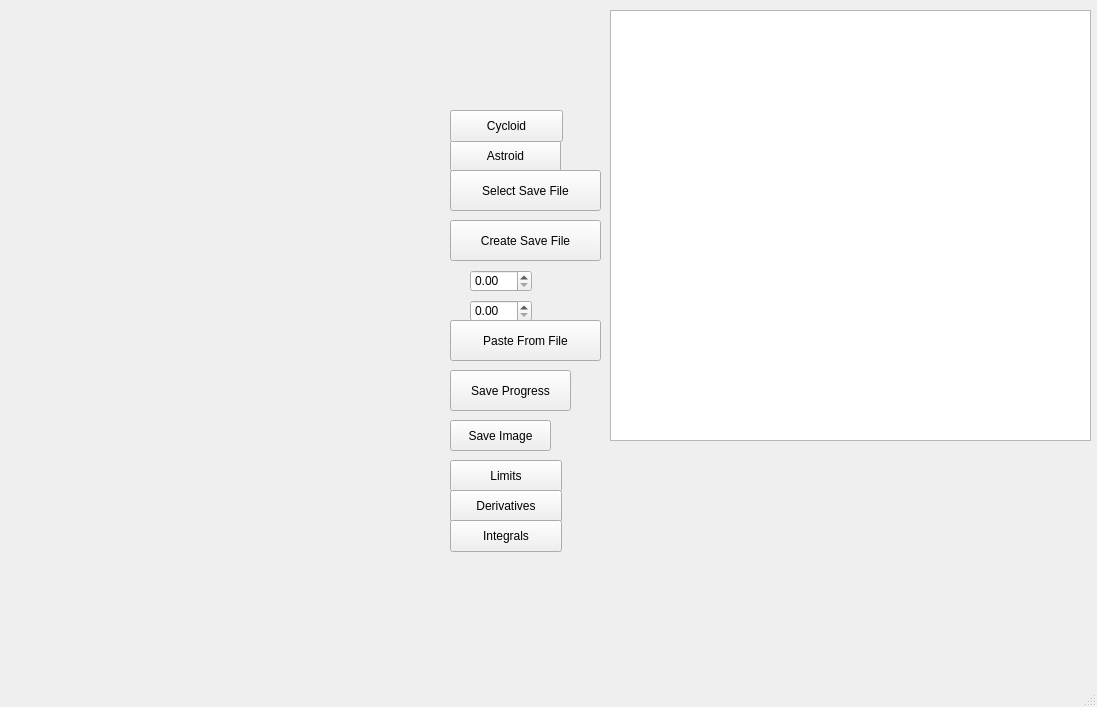
<?xml version="1.0" encoding="UTF-8"?>
<ui version="4.0">
 <class>MainWindow</class>
 <widget class="QMainWindow" name="MainWindow">
  <property name="geometry">
   <rect>
    <x>0</x>
    <y>0</y>
    <width>1097</width>
    <height>707</height>
   </rect>
  </property>
  <property name="windowTitle">
   <string>MainWindow</string>
  </property>
  <widget class="QWidget" name="centralwidget">
   <widget class="ShapeArea" name="Shapearea" native="true">
    <property name="geometry">
     <rect>
      <x>0</x>
      <y>0</y>
      <width>451</width>
      <height>651</height>
     </rect>
    </property>
   </widget>
   <widget class="QPushButton" name="astroid_Button">
    <property name="geometry">
     <rect>
      <x>450</x>
      <y>140</y>
      <width>111</width>
      <height>32</height>
     </rect>
    </property>
    <property name="text">
     <string>Astroid</string>
    </property>
   </widget>
   <widget class="QWidget" name="NoteArea" native="true">
    <property name="geometry">
     <rect>
      <x>580</x>
      <y>0</y>
      <width>511</width>
      <height>451</height>
     </rect>
    </property>
    <widget class="QTextEdit" name="textEdit">
     <property name="geometry">
      <rect>
       <x>30</x>
       <y>10</y>
       <width>481</width>
       <height>431</height>
      </rect>
     </property>
    </widget>
   </widget>
   <widget class="QPushButton" name="CycloidButton">
    <property name="geometry">
     <rect>
      <x>450</x>
      <y>110</y>
      <width>113</width>
      <height>32</height>
     </rect>
    </property>
    <property name="text">
     <string>Cycloid</string>
    </property>
   </widget>
   <widget class="QDoubleSpinBox" name="spin_interval">
    <property name="geometry">
     <rect>
      <x>470</x>
      <y>300</y>
      <width>62</width>
      <height>22</height>
     </rect>
    </property>
   </widget>
   <widget class="QDoubleSpinBox" name="scale_interval">
    <property name="geometry">
     <rect>
      <x>470</x>
      <y>270</y>
      <width>62</width>
      <height>22</height>
     </rect>
    </property>
   </widget>
   <widget class="QWidget" name="widget" native="true">
    <property name="geometry">
     <rect>
      <x>740</x>
      <y>420</y>
      <width>341</width>
      <height>231</height>
     </rect>
    </property>
   </widget>
   <widget class="QPushButton" name="selectSaveFileButton">
    <property name="geometry">
     <rect>
      <x>450</x>
      <y>170</y>
      <width>151</width>
      <height>41</height>
     </rect>
    </property>
    <property name="text">
     <string>Select Save File</string>
    </property>
   </widget>
   <widget class="QPushButton" name="createSaveFileButton">
    <property name="geometry">
     <rect>
      <x>450</x>
      <y>220</y>
      <width>151</width>
      <height>41</height>
     </rect>
    </property>
    <property name="text">
     <string>Create Save File</string>
    </property>
   </widget>
   <widget class="QPushButton" name="pasteFromFile">
    <property name="geometry">
     <rect>
      <x>450</x>
      <y>320</y>
      <width>151</width>
      <height>41</height>
     </rect>
    </property>
    <property name="text">
     <string>Paste From File</string>
    </property>
   </widget>
   <widget class="QPushButton" name="saveProgress">
    <property name="geometry">
     <rect>
      <x>450</x>
      <y>370</y>
      <width>121</width>
      <height>41</height>
     </rect>
    </property>
    <property name="text">
     <string>Save Progress</string>
    </property>
   </widget>
   <widget class="QPushButton" name="saveImage">
    <property name="geometry">
     <rect>
      <x>450</x>
      <y>420</y>
      <width>101</width>
      <height>31</height>
     </rect>
    </property>
    <property name="text">
     <string>Save Image</string>
    </property>
   </widget>
   <widget class="QPushButton" name="limitsButton">
    <property name="geometry">
     <rect>
      <x>450</x>
      <y>460</y>
      <width>112</width>
      <height>32</height>
     </rect>
    </property>
    <property name="text">
     <string>Limits</string>
    </property>
   </widget>
   <widget class="QPushButton" name="derivativesButton">
    <property name="geometry">
     <rect>
      <x>450</x>
      <y>490</y>
      <width>112</width>
      <height>32</height>
     </rect>
    </property>
    <property name="text">
     <string>Derivatives</string>
    </property>
   </widget>
   <widget class="QPushButton" name="integralsButton">
    <property name="geometry">
     <rect>
      <x>450</x>
      <y>520</y>
      <width>112</width>
      <height>32</height>
     </rect>
    </property>
    <property name="text">
     <string>Integrals</string>
    </property>
   </widget>
  </widget>
  <widget class="QMenuBar" name="menubar">
   <property name="geometry">
    <rect>
     <x>0</x>
     <y>0</y>
     <width>1097</width>
     <height>22</height>
    </rect>
   </property>
  </widget>
  <widget class="QStatusBar" name="statusbar"/>
 </widget>
 <customwidgets>
  <customwidget>
   <class>ShapeArea</class>
   <extends>QWidget</extends>
   <header location="global">shapearea.h</header>
   <container>1</container>
  </customwidget>
 </customwidgets>
 <resources/>
 <connections/>
</ui>
